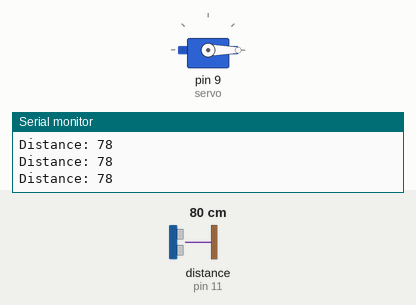
A sketch run on a simulated Arduino Uno, built with avr-gcc and run on an emulated ATmega328P. Shown: servo, the last lines printed to the serial monitor. Wiring (inferred from the names in the program): ultrasonic range finder: trigger pin 10; echo pin 11. The test bench sets the inputs (shaded band); at power-on: distance to the obstacle (sensor on pin 11) 80 cm. The echo pulse lasts 58.3 µs per cm.

Above: at 1.2 s.
1.3 s: distance to the obstacle (sensor on pin 11) set to 12 cm
2.8 s: distance to the obstacle (sensor on pin 11) set to 9 cm
At 2.96 s:
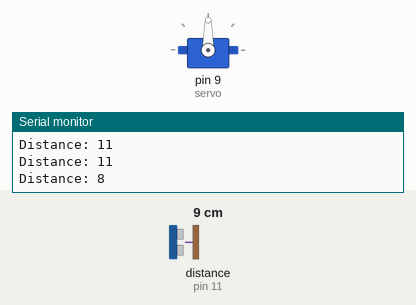
At 3.4 s:
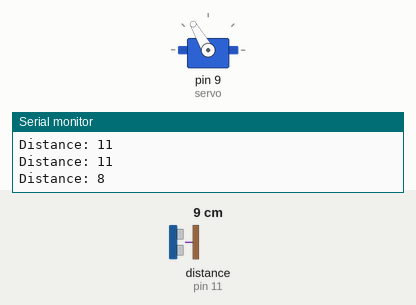
5.6 s: distance to the obstacle (sensor on pin 11) set to 18 cm
At 6.6 s:
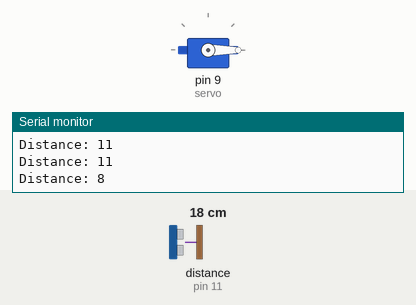
Timing chart, 0 to 8.6 s (numbered marks = the images above; inputs shaded):
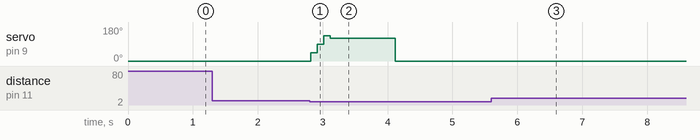

The sketch:

DispensadorJabonv1.ino
```cpp
const int servo = 9;     //define 'Servo Signal Pin'
const int trigPin = 10;  //define 'Trigger Pin'
const int echoPin = 11;  //define 'Echo Pin'

// define variables
long duration;
int distance;

#include <Servo.h>

Servo myservo;    // Crea una variable para controlar el servo

int pos = 0;    // Variable para almacenar la posicion del servo

void setup() {
  pinMode(trigPin, OUTPUT);    // Establece a 'trigPin' como Salida
  pinMode(echoPin, INPUT);    // Establece a 'echoPin' como Entrada
  myservo.attach(servo);     // Acopla al servo en el pin 9
  myservo.write(0);         // Sets Servo to initially 0 degrees
  Serial.begin(9600);      // Comienza la comunicacion serial
}

void loop() {
    //
    digitalWrite(trigPin, LOW);
    delayMicroseconds(2);

    // Establece a 'trigPin' en estado alto (HIGH) por 10 microsegundos
    digitalWrite(trigPin, HIGH);
    delayMicroseconds(10);
    digitalWrite(trigPin, LOW);

    // Lectura del 'echoPin', retorna el tiempo de viaje de la onda ultrasonica en microsegundos
    duration = pulseIn(echoPin, HIGH);

    // Calculando la distancia
      distance= duration*0.034/2;

    // Imprime la distancia en el monitor serial
    Serial.print("Distance: ");
    Serial.println(distance);

    //Servo
    if(distance<10 && distance>0)
    { //Revision: que la distancia sea menos que 10cm
       myservo.write(45); // Establece el Servo en etapas de 0 a 180 grados para que el jabon no salga
       delay(100);
       myservo.write(90);
       delay(100);
        myservo.write(135);
       delay(100);
       myservo.write(120); //Ajuste que tan lejos quiere que llegue el servo
       delay(1000);
       myservo.write(0); // Reinicia el servo a 0 Degrees
       delay(2500);   //Retrasa la proxima vez que alguien pueda conseguir jabon en milisegundos
    }
}
```

Measured:
- the behaviour switches between 11 and 10 cm on distance to the obstacle (sensor on pin 11) (found by bisection; images 0 and 1)
- after the input at 2.8 s, servo on pin 9 (servo): 0° → 45° at once, → 90° 0.10 s later, → 135° 0.10 s later, → 120° 0.10 s later, … (5 changes in this stretch)
- after the input at 5.6 s, servo on pin 9 (servo): stops changing and stays 0°
